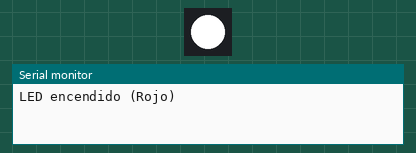
Simulated run of this program. Board: ESP32-S3. Shown: 1 RGB LEDs in strip order, left to right, the last lines printed to the serial monitor.

Above: at 0.5 s.
At 3.5 s:
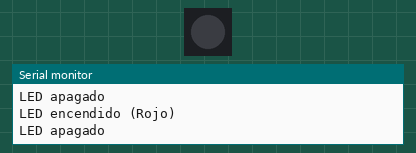
Timing chart, 0 to 4.6 s (numbered marks = the images above):
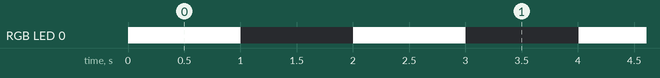

Measured:
- by itself, RGB LED 0: alternates RGB(255, 255, 255) for 1.0 s and off for 1.0 s

The program:

main.cpp
```cpp
#include <Arduino.h>
#include <Adafruit_NeoPixel.h> // Incluir la librería NeoPixel

// Definir el pin del NeoPixel
#define NEOPIXEL_PIN 48

// Definir el número de LEDs en la tira (en este caso, solo 1)
#define NUM_LEDS 1

// Declarar el objeto NeoPixel
Adafruit_NeoPixel pixels(NUM_LEDS, NEOPIXEL_PIN, NEO_GRB + NEO_KHZ800);

// Declarar el semáforo
SemaphoreHandle_t xSemaphore = NULL;

// Declarar las funciones de las tareas
void taskEncenderLED(void *parameter);
void taskApagarLED(void *parameter);

void setup()
{
  Serial.begin(112500);

  // Inicializar el NeoPixel
  pixels.begin();
  pixels.show(); // Inicializar todos los LEDs apagados

  // Crear el semáforo binario
  xSemaphore = xSemaphoreCreateBinary();

  // Verificar si el semáforo se creó correctamente
  if (xSemaphore == NULL) {
    Serial.println("Error al crear el semáforo");
    while (1); // Detener la ejecución si no se pudo crear el semáforo
  }

  // Dar el semáforo inicialmente (el LED está apagado)
  xSemaphoreGive(xSemaphore);

  // Crear la tarea para encender el LED
  xTaskCreate(
    taskEncenderLED,   // Función de la tarea
    "Encender LED",    // Nombre de la tarea
    10000,            // Tamaño de la pila
    NULL,             // Parámetro de la tarea
    1,                // Prioridad de la tarea
    NULL              // Identificador de la tarea
  );

  // Crear la tarea para apagar el LED
  xTaskCreate(
    taskApagarLED,     // Función de la tarea
    "Apagar LED",      // Nombre de la tarea
    10000,            // Tamaño de la pila
    NULL,             // Parámetro de la tarea
    1,                // Prioridad de la tarea
    NULL              // Identificador de la tarea
  );
}

void loop()
{
  // No es necesario hacer nada en el loop
}

// Tarea para encender el LED
void taskEncenderLED(void *parameter)
{
  for (;;) // Bucle infinito
  {
    // Tomar el semáforo (esperar si no está disponible)
    if (xSemaphoreTake(xSemaphore, portMAX_DELAY) == pdTRUE) {
      // Encender el NeoPixel en color rojo (puedes cambiar el color)
      pixels.setPixelColor(0, pixels.Color(255, 255, 255)); // Rojo
      pixels.show(); // Actualizar el NeoPixel
      Serial.println("LED encendido (Rojo)");
      delay(1000); // Esperar 1 segundo
      xSemaphoreGive(xSemaphore); // Liberar el semáforo
    }
    delay(100); // Pequeña pausa para evitar uso excesivo de la CPU
  }
}

// Tarea para apagar el LED
void taskApagarLED(void *parameter)
{
  for (;;) // Bucle infinito
  {
    // Tomar el semáforo (esperar si no está disponible)
    if (xSemaphoreTake(xSemaphore, portMAX_DELAY) == pdTRUE) {
      // Apagar el NeoPixel
      pixels.setPixelColor(0, pixels.Color(0, 0, 0)); // Apagar (color negro)
      pixels.show(); // Actualizar el NeoPixel
      Serial.println("LED apagado");
      delay(1000); // Esperar 1 segundo
      xSemaphoreGive(xSemaphore); // Liberar el semáforo
    }
    delay(100); // Pequeña pausa para evitar uso excesivo de la CPU
  }
}
```
